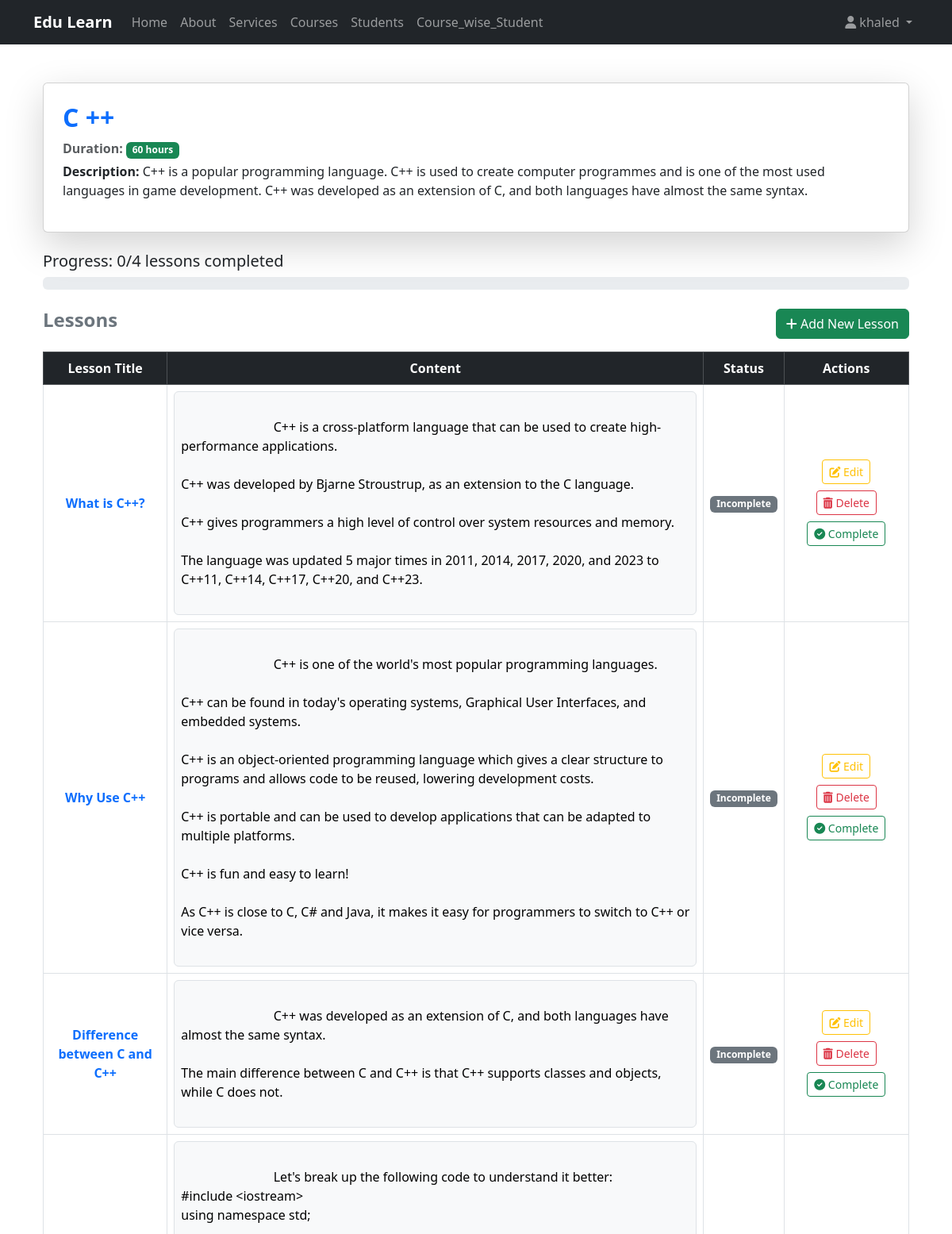
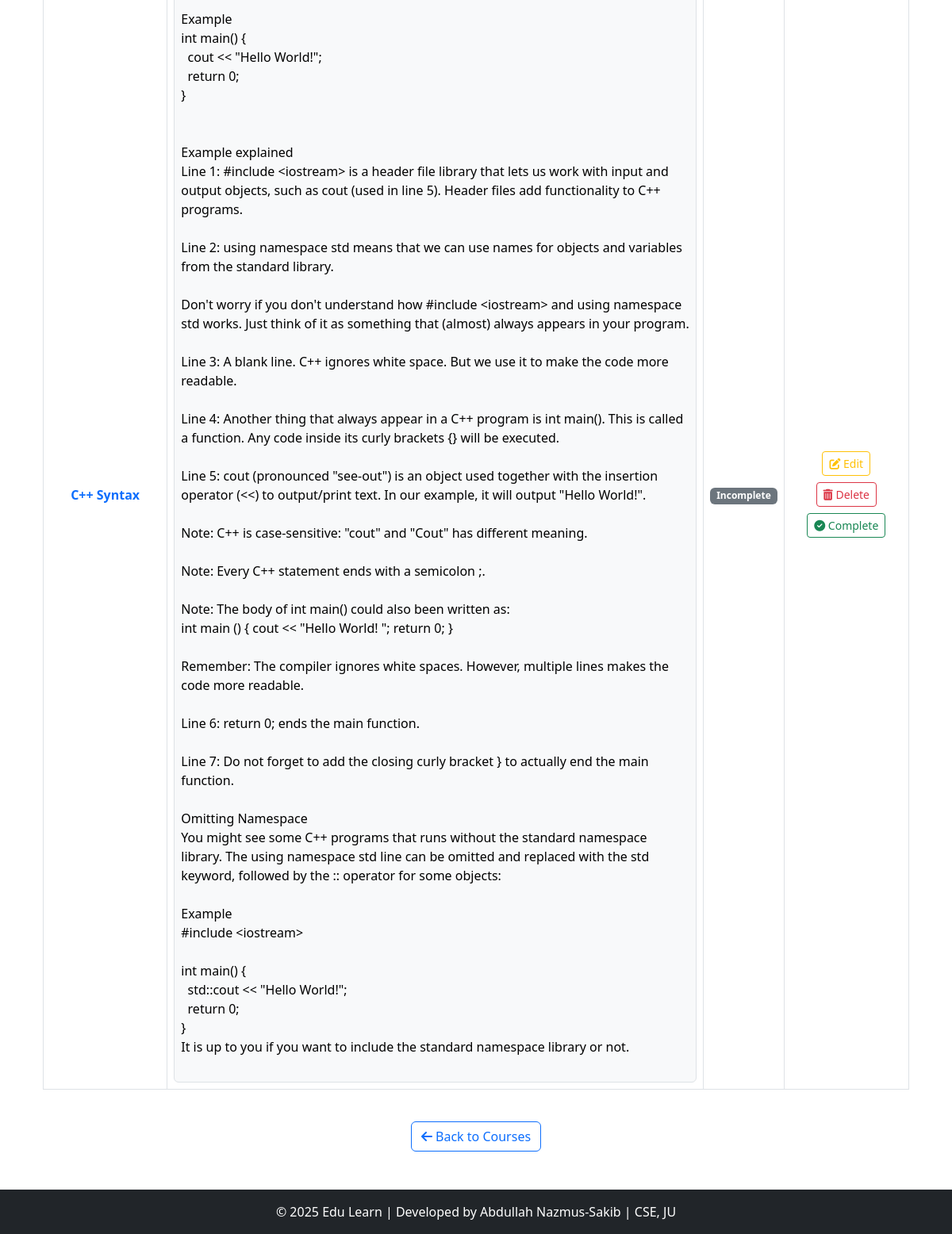
The app's page /details/2/ (signed in) with its own data (2 pictures, top to bottom).
### Course_app/models.py (models this page shows, shortened)
class Course(models.Model):
    title = models.CharField(max_length=25)
    descriptions = models.TextField()
    durations = models.IntegerField(help_text="Durations in hours")
    thumbnail = models.ImageField(upload_to="courses_thumbnail/", null=True, blank=True)
    created_at = models.DateTimeField(auto_now_add=True,null=True,blank=True)

class Lesson(models.Model):
    title = models.CharField(max_length=60)
    content = models.TextField()
    course = models.ForeignKey(Course, on_delete=models.CASCADE, related_name="lessons")  # ✅ Corrected related_name
    video_URL = models.URLField(null=True,blank=True)
    completion_status = models.BooleanField(default=False)

### Course_app/views.py (the view)
# urls.py: path('details/<int:id>/',views.Course_Details,name='coursedetails'),
@login_required(login_url='login_user')
def Course_Details(request, id):
    course = get_object_or_404(Course, id=id)
    lessons = course.lessons.all()
    student = Student.objects.first()  # Or use: request.user.student if connected to auth
    total_lessons = lessons.count()
    completed_lessons = student.completed_lesson.filter(course=course).count() if student else 0
    percent_complete = int((completed_lessons / total_lessons) * 100) if total_lessons > 0 else 0
    context = {
        'course': course,
        'lessons': lessons,
        'student': student,
        'total_lessons': total_lessons,
        'completed_lessons': completed_lessons,
        'percent_complete': percent_complete,
    }
    return render(request, "Course_app/Course_details.html", context)

### templates/Course_app/Course_details.html (shortened to what this page needs)
{% extends 'Course_app/base.html' %}
{% block content %}
<div class="container">
    <div class="card shadow-lg p-4 mb-4">
        <h2 class="text-primary fw-bold">{{ course.title }}</h2>
        <p class="text-muted mb-1">
            <strong>Duration:</strong>
            <span class="badge bg-success">{{ course.durations }} hours</span>
        </p>
        <p><strong>Description:</strong> {{ course.descriptions }}</p>
    </div>
    <div class="mb-4">
        <h5>Progress: {{ completed_lessons }}/{{ total_lessons }} lessons completed</h5>
        <div class="progress">
        </div>
    </div>
    <div class="d-flex justify-content-between align-items-center my-3">
        <h4 class="fw-bold text-secondary">Lessons</h4>
        <a href="{% url 'create_lesson' %}" class="btn btn-success">
            <i class="fas fa-plus"></i> Add New Lesson
        </a>
    </div>
    <div class="table-responsive">
        <table class="table table-bordered table-hover text-center align-middle">
            <thead class="table-dark">
                <tr>
                    <th>Lesson Title</th>
                    <th>Content</th>
                    <th>Status</th>
                    <th>Actions</th>
                </tr>
            </thead>
            <tbody>
                {% for lesson in lessons %}
                <tr>
                    <td class="fw-bold text-primary">{{ lesson.title }}</td>
                    <td class="text-start">
                        <div class="border rounded p-2 bg-light" style="white-space: pre-wrap;">
                            {{ lesson.content | linebreaksbr }}
                        </div>
                    </td>
                    <td>
                        {% if lesson in student.completed_lesson.all %}
                            <span class="badge bg-success">Completed</span>
                        {% else %}
                            <span class="badge bg-secondary">Incomplete</span>
                        {% endif %}
                    </td>
                    <td>
                        <a href="{% url 'lesson_edit' lesson.id %}" class="btn btn-sm btn-outline-warning my-1">
                            <i class="fas fa-edit"></i> Edit
                        </a>
                        <form action="{% url 'lesson_delete' lesson.id %}" method="POST" class="d-inline">
                            <button type="submit" class="btn btn-outline-danger btn-sm my-1">
                                <i class="fas fa-trash-alt"></i> Delete
                            </button>
                        </form>
                        {% if lesson not in student.completed_lesson.all %}
                            <form action="{% url 'complete_lesson' lesson.id %}" method="POST" class="d-inline">
                                <button type="submit" class="btn btn-outline-success btn-sm my-1">
                                    <i class="fas fa-check-circle"></i> Complete
                                </button>
                            </form>
                        {% endif %}
                    </td>
                </tr>
                {% empty %}
                <tr>
                    <td colspan="4" class="text-center text-danger fw-bold">No lessons available for this course.</td>
                </tr>
                {% endfor %}
            </tbody>
        </table>
    </div>
    <div class="d-flex justify-content-center mt-4">
        <a href="{% url 'course_list' %}" class="btn btn-outline-primary">
            <i class="fas fa-arrow-left"></i> Back to Courses
        </a>
    </div>
</div>
{% endblock content %}

### templates/Course_app/navbar.html (shortened to what this page needs)
<nav class="navbar navbar-expand-lg navbar-dark bg-dark">
    <div class="container">
        <a class="navbar-brand fw-bold" href="{% url 'course_list' %}">Edu Learn</a>
        <div class="collapse navbar-collapse" id="navbarNav">
            <ul class="navbar-nav me-auto">
                <li class="nav-item">
                    <a class="nav-link {% if request.path == '/' %}active{% endif %}" href="{% url 'course_list' %}">Home</a>
                </li>
                <li class="nav-item">
                    <a class="nav-link" href="{% url 'about' %}">About</a>
                </li>
                <li class="nav-item">
                    <a class="nav-link" href="{% url 'services' %}">Services</a>
                </li>
                <li class="nav-item">
                    <a class="nav-link" href="{% url 'course_list' %}">Courses</a>
                </li>
                <li class="nav-item">
                    <a class="nav-link" href="{% url 'student_list' %}">Students</a>
                </li>
                <li class="nav-item">
                    <a class="nav-link" href="{% url 'Course_wise_Student' %}">Course_wise_Student</a>
                </li>
            </ul>
            <ul class="navbar-nav">
                <li class="nav-item dropdown">
                    <a class="nav-link dropdown-toggle" href="#" id="userDropdown" role="button" data-bs-toggle="dropdown" aria-expanded="false">
                        <i class="fas fa-user"></i>
                        {% if request.user.is_authenticated %}
                        {{ request.user.username }}
                        {% else %}
                            Account
                        {% endif %}
                    </a>
                </li>
            </ul>
        </div>
    </div>
</nav>

### static/Course_app/css/base.css (style rules this page uses)
html, body { height: 100%; }
body { display: flex; flex-direction: column; }

### records on screen
Course: title "C ++", durations "60", descriptions "C++ is a popular programming language. C++ is used to create computer programmes and is one of the most used languages in game development. C++ was developed as an extension of C, and both languages have almost the same syntax."
Lesson: title "What is C++?", content "C++ is a cross-platform language that can be used to create high-performance applications. C++ was developed by Bjarne Stroustrup, as an extension to the C language. C++ gives programmers a high level of control over system resources and memory. The language was updated 5 major times in 2011, 2014, 2017, 2020, and 2023 to C++11, C++14, C++17, C++20, and C++23."
Lesson: title "Why Use C++", content "C++ is one of the world's most popular programming languages. C++ can be found in today's operating systems, Graphical User Interfaces, and embedded systems. C++ is an object-oriented programming language which gives a clear structure to programs and allows code to be reused, lowering development costs. C++ is portable and can be used to develop applications that can be adapted to multiple platforms. C++ is fun and easy to learn! As C++ is close to C, C# and Java, it makes it easy for programmers to switch to C++ or vice versa."
Lesson: title "Difference between C and C++", content "C++ was developed as an extension of C, and both languages have almost the same syntax. The main difference between C and C++ is that C++ supports classes and objects, while C does not."
Lesson: title "C++ Syntax", content "Let's break up the following code to understand it better: #include <iostream> using namespace std; Example int main() { cout << \"Hello World!\"; return 0; } Example explained Line 1: #include <iostream> is a header file library that lets us work with input and output objects, such as cout (used in line 5). Header files add functionality to C++ programs. Line 2: using namespace std means that we can use names for objects and variables from the standard library. Don't worry if you don't understand how #include <iostream> and using namespace std works. Just think of it as something that (almost) always appears in your program. Line 3: A blank line. C++ ignores white space. But we use it to…"

### other values on screen
{{ request.user.username }} "khaled"
{{ completed_lessons }} "0"
{{ total_lessons }} "4"
